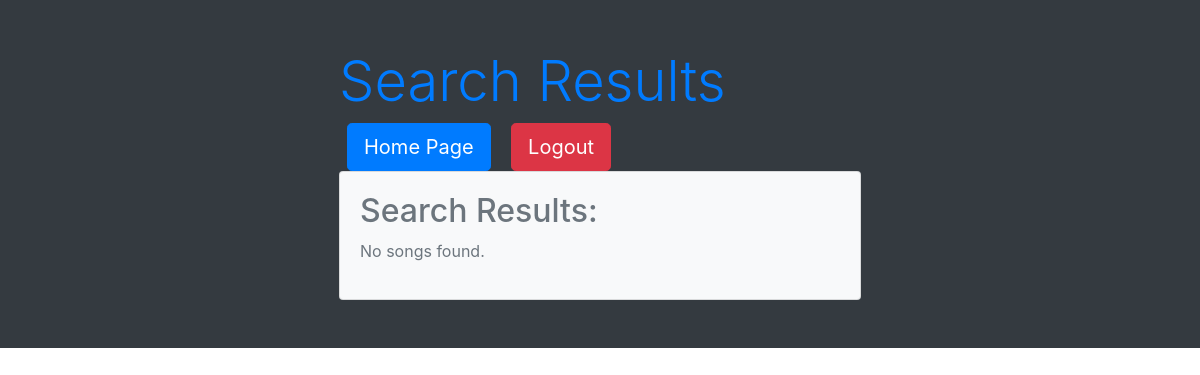
/music/search/results/, run on an earlier commit of the app's database.
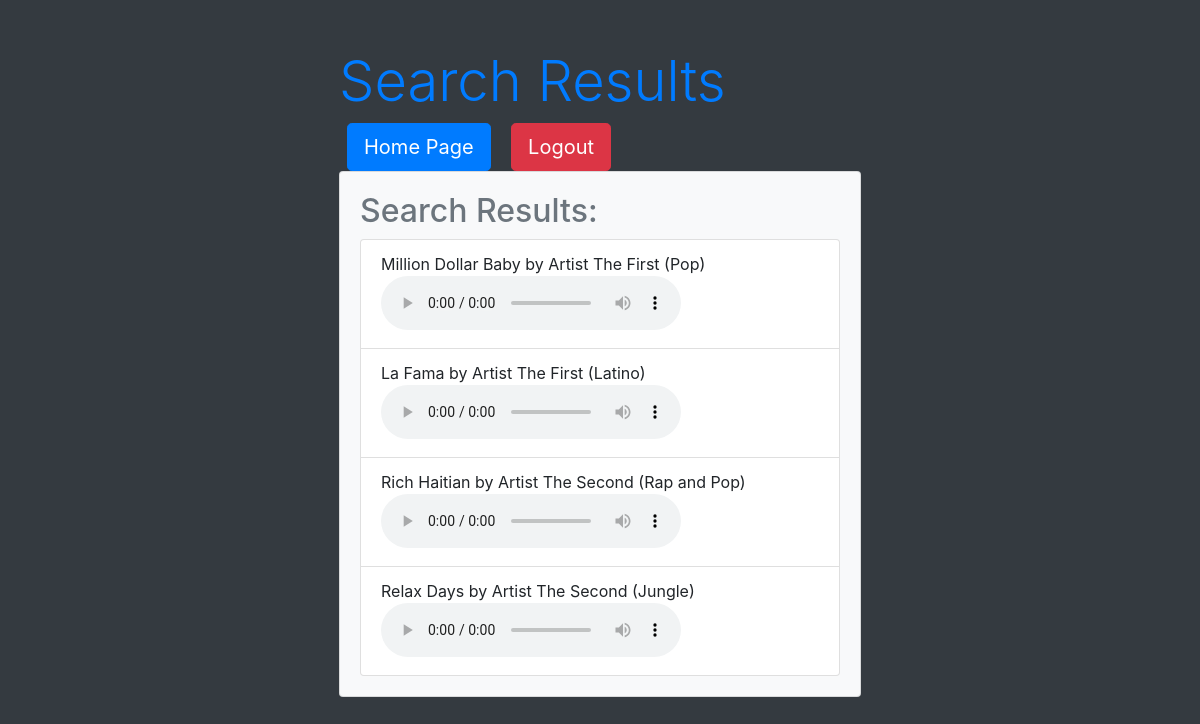
And on a later commit of the database.
### music_streaming_app/models.py (models this page shows, shortened)
class MusicTrack(models.Model):
    title = models.CharField(max_length=100)
    artist = models.ForeignKey(User, on_delete=models.CASCADE, related_name='tracks')
    audio_file = models.FileField(upload_to='audio_files/')
    genre = models.CharField(max_length=50)

class User(AbstractUser):
    name = models.CharField(max_length=100, unique=True)
    bio = models.TextField()
    is_artist = models.BooleanField(default=False)
    email = models.EmailField(blank=True)

### music_streaming_app/views.py (the view)
# urls.py: path("music/search/results/", views.music_search_results, name="music_search_results"),
def music_search_results(request):
    song_name = request.GET.get("song_name")
    artist_name = request.GET.get("artist_name")
    genre = request.GET.get("genre")
    songs = MusicTrack.objects.all()
    if song_name:
        songs = songs.filter(title__icontains=song_name)
    if artist_name:
        songs = songs.filter(artist__name__icontains=artist_name)
    if genre:
        songs = songs.filter(genre__icontains=genre)
    return render(request, "music_search_results.html", {"songs": songs})

### music_streaming_app/templates/music_search_results.html (shortened to what this page needs)
{% extends 'base.html' %}
{% block content %}
    <div class="container">
        <div class="row justify-content-center">
            <div class="col-md-6">
                <h1 class="display-4 text-primary">Search Results</h1>
                <a href="{% url "home-page" %}" class="btn btn-primary btn-lg mx-2">Home Page</a>
                <a href="{% url "logout" %}" class="btn btn-danger btn-lg mx-2">Logout</a>
                <div class="card bg-light">
                    <div class="card-body">
                        <h2 class="text-secondary">Search Results:</h2>
                        {% if songs %}
                            <ul class="list-group">
                                {% for song in songs %}
                                    <li class="list-group-item">
                                        {{ song.title }} by {{ song.artist.name }} ({{ song.genre }})
                                        <audio preload="auto" controls>
                                          <source src="{{ song.audio_file.url }}">
                                        </audio>
                                    </li>
                                {% endfor %}
                            </ul>
                        {% else %}
                            <p class="text-secondary">No songs found.</p>
                        {% endif %}
                    </div>
                </div>
            </div>
        </div>
    </div>
{% endblock %}

### music_streaming_app/templates/base.html (shortened to what this page needs)
<!DOCTYPE html>
<html>
<head>
    <link rel="stylesheet" href="https://maxcdn.bootstrapcdn.com/bootstrap/4.0.0/css/bootstrap.min.css">
</head>
<body>
    <div class="bg-dark p-5">
        {% block content %}{% endblock %}
    </div>
</body>
</html>

What changed in the data, as far as the page shows it:
added MusicTrack: title "Million Dollar Baby", artist.name "Artist The First", genre "Pop"
added MusicTrack: title "La Fama", artist.name "Artist The First", genre "Latino"
added MusicTrack: title "Rich Haitian", artist.name "Artist The Second", genre "Rap and Pop"
added MusicTrack: title "Relax Days", artist.name "Artist The Second", genre "Jungle"
Also different on the page:
text no longer shown: "No songs found."
